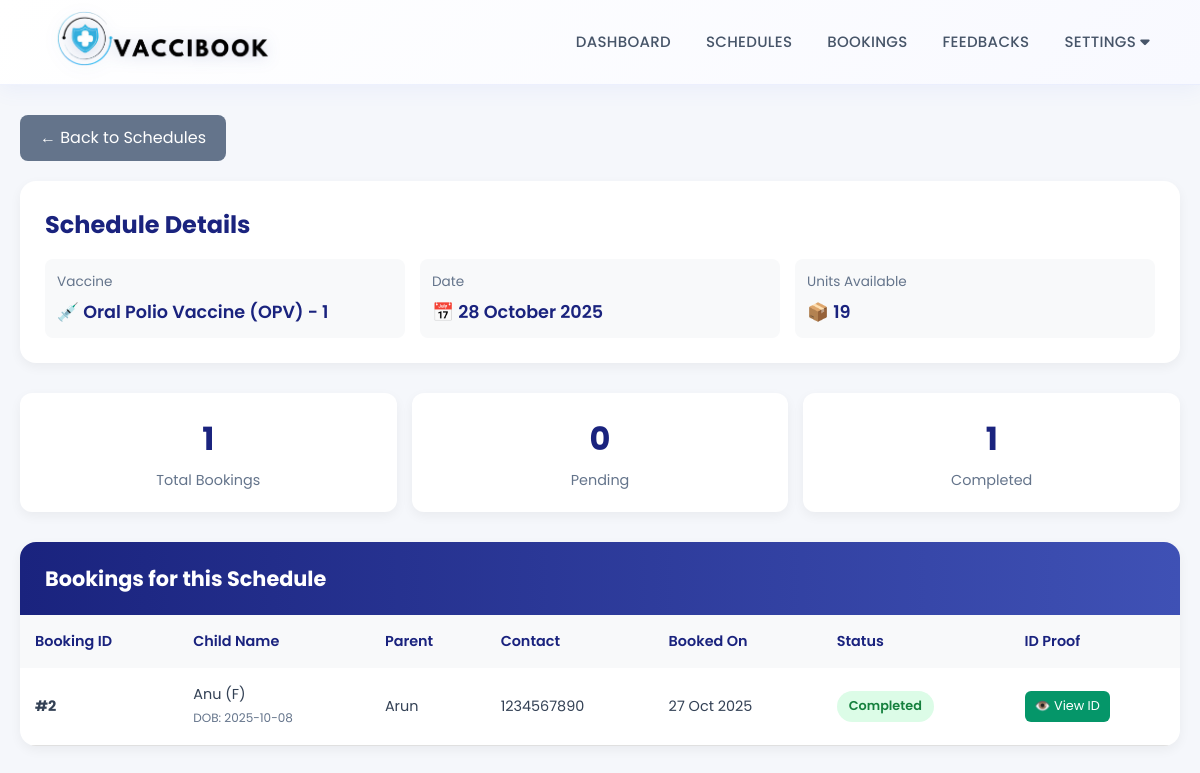
Screenshot of /healthcentre/viewbookings.php?id=1 (signed in) with the database file from the repository.
### tables this page shows
CREATE TABLE IF NOT EXISTS `vaccine` (
  `vid` int NOT NULL AUTO_INCREMENT,
  `vname` varchar(70) NOT NULL,
  `vimage` varchar(150) NOT NULL,
  `period` varchar(20) NOT NULL,
  PRIMARY KEY (`vid`)
);

CREATE TABLE IF NOT EXISTS `schedule` (
  `sid` int NOT NULL AUTO_INCREMENT,
  `vid` int NOT NULL,
  `hid` int NOT NULL,
  `date` date NOT NULL,
  `units` int NOT NULL,
  PRIMARY KEY (`sid`)
);

CREATE TABLE IF NOT EXISTS `book` (
  `bid` int NOT NULL AUTO_INCREMENT,
  `pid` int NOT NULL,
  `sid` int NOT NULL,
  `cid` int NOT NULL,
  `bookdate` timestamp NOT NULL DEFAULT CURRENT_TIMESTAMP,
  `status` varchar(20) DEFAULT 'pending',
  `certificate` varchar(255) DEFAULT NULL,
  PRIMARY KEY (`bid`)
);

CREATE TABLE IF NOT EXISTS `child` (
  `cid` int NOT NULL AUTO_INCREMENT,
  `pid` int NOT NULL,
  `cname` varchar(20) NOT NULL,
  `dob` date NOT NULL,
  `gender` char(1) NOT NULL,
  `id_proof` varchar(180) NOT NULL,
  PRIMARY KEY (`cid`)
);

CREATE TABLE IF NOT EXISTS `parent` (
  `pid` int NOT NULL AUTO_INCREMENT,
  `pname` varchar(30) NOT NULL,
  `mob` char(11) NOT NULL,
  `pemail` varchar(40) NOT NULL,
  `passwd` varchar(10) NOT NULL,
  PRIMARY KEY (`pid`)
);

### classes/DataAccess.class.php (called while the page is built, shortened)
<?php
class DataAccess
{
	private $_con,$_query,$_errors;
	public function __construct()
	{
		if(!$this->_con=mysqli_connect(DB_HOST,DB_USER,DB_PASSWORD,DB_NAME))
		{
			die("connection Error");
		}
		$this->_errors ="";
	}
	public function query($query)
	{
		if(isset($query))
		{
			$words=explode(' ',$query);
			$this->_query=$query;
			$res=mysqli_query($this->_con,$this->_query);
			if($words[0]=='select' || $words[0]=='Select' || $words[0]=='SELECT')
			{
				if(mysqli_num_rows($res))
				{
					$dataArr=array();
					while($row=mysqli_fetch_assoc($res))
					{
						$dataArr[] = $row;
					}
					return $dataArr;
				}
				else
				{
					return false;
				}
			}
		}
	}
	public function getData($fields,$table,$condition = "1")
	{
		if(!$this->_checkTable($table))
		{
			$this->_errors.="$table not Present";
			return false;
		}
		$this->_query = "select ";
		if(is_array($fields))
		{
			if($this->_checkFieldsIndexed($fields,$table))
			{
				$this->_query.=implode(",",$fields);
			}
			else
			{
				return false;
			}
		}
		else if(gettype($fields) == "string")
		{
			if($fields == "*")
			{
				$this->_query.="*";
			}
			else if($this->_checkFieldsIndexed(array($fields),$table))
			{
				$this->_query.=$fields;
			}
			else
			{
				return false;
			}
		}
		else
		{
			$this->_errors.=" Invalid scheme type";
			return false;
		}
		$this->_query.=" from $table where $condition";
		$resref=mysqli_query($this->_con,$this->_query);
		$dataArr = array();
		if(mysqli_num_rows($resref))
		{
			while($rows = mysqli_fetch_assoc($resref))
			{
				$dataArr[] = $rows;
			}
		}
		return $dataArr;
	}
	private function _checkTable($table)
	{
		$q="show tables";
		$resref = mysqli_query($this->_con,$q);
		if(mysqli_num_rows($resref))
		{
			while($row=mysqli_fetch_array($resref))
			{
				if($row[0]==$table)
				{
					return true;
				}
			}
		}
		return false;
	}
	private function _checkFieldsIndexed($data,$table)
	{
		if($this->_checkTable($table))
		{
			$fieldArr=array();
			$q="describe $table";
			$resref = mysqli_query($this->_con,$q);
			while($row=mysqli_fetch_assoc($resref))
			{
				$fieldArr[] = $row["Field"];
			}
			$flag = true;
			return $flag;
		}
		return 0;
	}
}
?>

### healthcentre/viewbookings.php (the view, shortened to what this page needs)
<?php
$dao = new DataAccess();
include('header.php');
$healthcentre = $_SESSION['healthcentre'];
$hid = $healthcentre['hid'] ?? 0;
$sid = isset($_GET['id']) ? intval($_GET['id']) : 0;
$scheduleCheck = $dao->getData("*", "schedule", "sid=$sid AND hid=$hid");
$schedule = $scheduleCheck[0];
$vaccine = $dao->getData("vname", "vaccine", "vid=" . $schedule['vid']);
$vaccineName = $vaccine[0]['vname'] ?? 'Unknown';
$sql = "SELECT b.bid, b.bookdate, b.status, b.certificate,
               c.cname, c.gender, c.dob, c.id_proof, c.cid,
               p.pname as parent_name, p.mob as parent_mob
        FROM book b
        JOIN child c ON b.cid = c.cid
        JOIN parent p ON b.pid = p.pid
        WHERE b.sid = $sid
        ORDER BY b.bookdate DESC";
$bookings = $dao->query($sql);
?>
<!DOCTYPE html>
<html lang="en">
<head>
</head>
<body>
    <div class="container">
        <a href="schedule.php" class="back-btn">← Back to Schedules</a>
        <div class="schedule-info">
            <h2>Schedule Details</h2>
            <div class="schedule-details">
                <div class="detail-item">
                    <div class="detail-label">Vaccine</div>
                    <div class="detail-value">💉 <?= htmlspecialchars($vaccineName) ?></div>
                </div>
                <div class="detail-item">
                    <div class="detail-label">Date</div>
                    <div class="detail-value">📅 <?= date('d F Y', strtotime($schedule['date'])) ?></div>
                </div>
                <div class="detail-item">
                    <div class="detail-label">Units Available</div>
                    <div class="detail-value">📦 <?= $schedule['units'] ?></div>
                </div>
            </div>
        </div>
        <?php if (!empty($bookings)) {
            $total = count($bookings);
            $pending = 0;
            $completed = 0;
            foreach ($bookings as $b) {
                if ($b['status'] == 'completed') $completed++;
            }
        ?>
            <div class="stats-bar">
                <div class="stat-card">
                    <div class="stat-number"><?= $total ?></div>
                    <div class="stat-label">Total Bookings</div>
                </div>
                <div class="stat-card">
                    <div class="stat-number"><?= $pending ?></div>
                    <div class="stat-label">Pending</div>
                </div>
                <div class="stat-card">
                    <div class="stat-number"><?= $completed ?></div>
                    <div class="stat-label">Completed</div>
                </div>
            </div>
            <div class="bookings-table">
                <div class="table-header">
                    <h3>Bookings for this Schedule</h3>
                </div>
                <table>
                    <thead>
                        <tr>
                            <th>Booking ID</th>
                            <th>Child Name</th>
                            <th>Parent</th>
                            <th>Contact</th>
                            <th>Booked On</th>
                            <th>Status</th>
                            <th>ID Proof</th>
                        </tr>
                    </thead>
                    <tbody>
                        <?php foreach ($bookings as $b) {
                            $gender = ($b['gender'] == 'M' || $b['gender'] == 'm') ? 'M' : 'F';
                            $statusClass = 'status-' . strtolower($b['status']);
                        ?>
                            <tr>
                                <td><strong>#<?= $b['bid'] ?></strong></td>
                                <td>
                                    <?= htmlspecialchars($b['cname']) ?> (<?= $gender ?>)<br>
                                    <small style="color:#64748b;">DOB: <?= $b['dob'] ?></small>
                                </td>
                                <td><?= htmlspecialchars($b['parent_name']) ?></td>
                                <td><?= htmlspecialchars($b['parent_mob']) ?></td>
                                <td><?= date('d M Y', strtotime($b['bookdate'])) ?></td>
                                <td>
                                    <span class="status-badge <?= $statusClass ?>">
                                        <?= ucfirst($b['status']) ?>
                                    </span>
                                </td>
                                <td>
                                    <?php if (!empty($b['id_proof'])): ?>
                                        <a href="view_id_proof.php?cid=<?= $b['cid'] ?>" target="_blank"
                                           style="padding: 5px 10px; background: #059669; color: white;
                                                  border-radius: 6px; text-decoration: none; font-size: 0.8rem;
                                                  display: inline-block;">
                                            👁️ View ID
                                        </a>
                                    <?php else: ?>
                                        <span style="color: #94a3b8; font-size: 0.8rem;">Not provided</span>
                                    <?php endif; ?>
                                </td>
                            </tr>
                        <?php } ?>
                    </tbody>
                </table>
            </div>
        <?php } ?>
    </div>
</body>
</html>

### healthcentre/assets/css/modern-theme.css (style rules this page uses)
:root { --primary-gradient: linear-gradient(135deg, #1e3a8a 0%, #3b82f6 100%); --secondary-gradient: linear-gradient(135deg, #0ea5e9 0%, #06b6d4 100%); --blue-gradient: linear-gradient(135deg, #3b82f6 0%, #06b6d4 100%); --light-blue-gradient: linear-gradient(135deg, #dbeafe 0%, #e0f2fe 100%); --accent-gradient: linear-gradient(135deg, #60a5fa 0%, #38bdf8 100%); --primary-color: #1e3a8a; --secondary-color: #3b82f6; --accent-color: #06b6d4; --text-dark: #2d3748; --text-light: #718096; --bg-light: #f7fafc; --card-bg: #ffffff; --shadow-sm: 0 2px 8px rgba(0, 0, 0, 0.05); --shadow-md: 0 4px 16px rgba(0, 0, 0, 0.08); --shadow-lg: 0 8px 24px rgba(0, 0, 0, 0.12); --shadow-xl: 0 12px 32px rgba(0, 0, 0, 0.15); --radius-sm: 8px; --radius-md: 12px; --radius-lg: 16px; --radius-xl: 20px; }
* { box-sizing: border-box; }
body { font-family: 'Poppins', 'Segoe UI', Tahoma, Geneva, Verdana, sans-serif; background: linear-gradient(135deg, #f5f7fa 0%, #c3cfe2 100%); background-attachment: fixed; color: var(--text-dark); line-height: 1.6; }
html { scroll-behavior: smooth; }

### healthcentre/header.php (style rules this page uses)
* { margin: 0; padding: 0; box-sizing: border-box; }
body { font-family: 'Poppins', sans-serif; background: linear-gradient(135deg, #f5f7fa 0%, #e8eef5 100%); background-attachment: fixed; color: #0f172a; }

### healthcentre/viewbookings.php (style rules this page uses)
body { font-family: 'Poppins', sans-serif; background: #f5f7fb; margin: 0; padding: 0; }
.container { max-width: 1200px; margin: 30px auto; padding: 0 20px; }
.back-btn { display: inline-block; padding: 10px 20px; background: #64748b; color: white; text-decoration: none; border-radius: 8px; margin-bottom: 20px; transition: 0.3s; }
.schedule-info { background: white; padding: 25px; border-radius: 16px; box-shadow: 0 4px 12px rgba(0,0,0,0.05); margin-bottom: 30px; }
.schedule-info h2 { color: #1a237e; margin-bottom: 15px; }
.schedule-details { display: grid; grid-template-columns: repeat(auto-fit, minmax(200px, 1fr)); gap: 15px; }
.detail-item { padding: 12px; background: #f8f9fa; border-radius: 8px; }
.detail-label { font-size: 0.85rem; color: #64748b; margin-bottom: 5px; }
.detail-value { font-size: 1.1rem; font-weight: 600; color: #1a237e; }
.bookings-table { background: white; border-radius: 16px; overflow: hidden; box-shadow: 0 4px 12px rgba(0,0,0,0.05); }
.table-header { padding: 20px 25px; background: linear-gradient(90deg, #1a237e, #3f51b5); color: white; }
.table-header h3 { margin: 0; font-size: 1.3rem; }
table { width: 100%; border-collapse: collapse; }
thead { background: #f8f9fa; }
thead th { padding: 15px; text-align: left; font-weight: 600; color: #1a237e; font-size: 0.9rem; }
tbody tr { border-bottom: 1px solid #e0e0e0; transition: background 0.3s; }
tbody td { padding: 15px; font-size: 0.9rem; color: #334155; }
.status-badge { padding: 5px 12px; border-radius: 20px; font-size: 0.8rem; font-weight: 600; display: inline-block; }
.status-completed { background: #dcfce7; color: #15803d; }
.stats-bar { display: flex; gap: 15px; margin-bottom: 30px; }
.stat-card { flex: 1; background: white; padding: 20px; border-radius: 12px; box-shadow: 0 4px 12px rgba(0,0,0,0.05); text-align: center; }
.stat-number { font-size: 2rem; font-weight: 700; color: #1a237e; }
.stat-label { font-size: 0.9rem; color: #64748b; margin-top: 5px; }

### rows the page displays
vaccine: vname "Oral Polio Vaccine (OPV) - 1"
schedule: date "28 October 2025", units "19"
book: bid "2", cid.cname "Anu", cid.gender "F", cid.dob "2025-10-08", pid.pname "Arun", pid.mob "1234567890", bookdate "27 Oct 2025", status "Completed"

### other values shown
$total "1"
$pending "0"
$completed "1"
